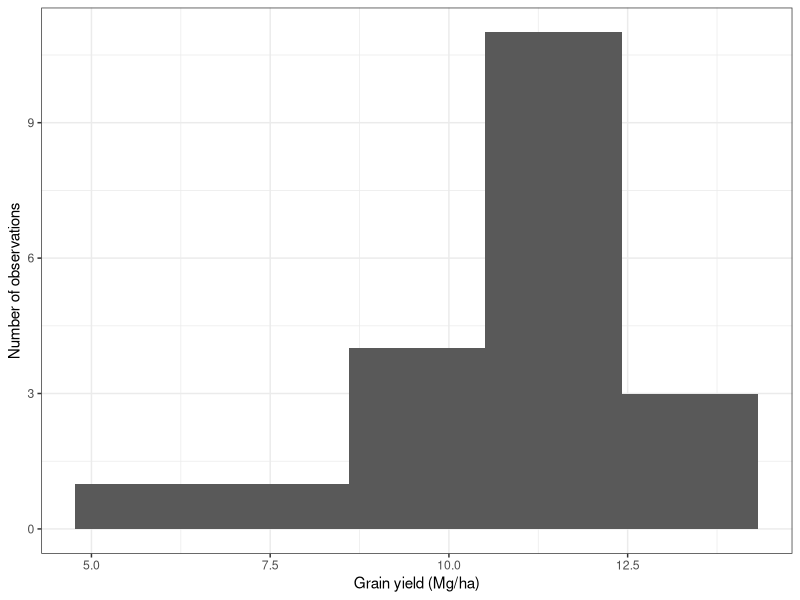
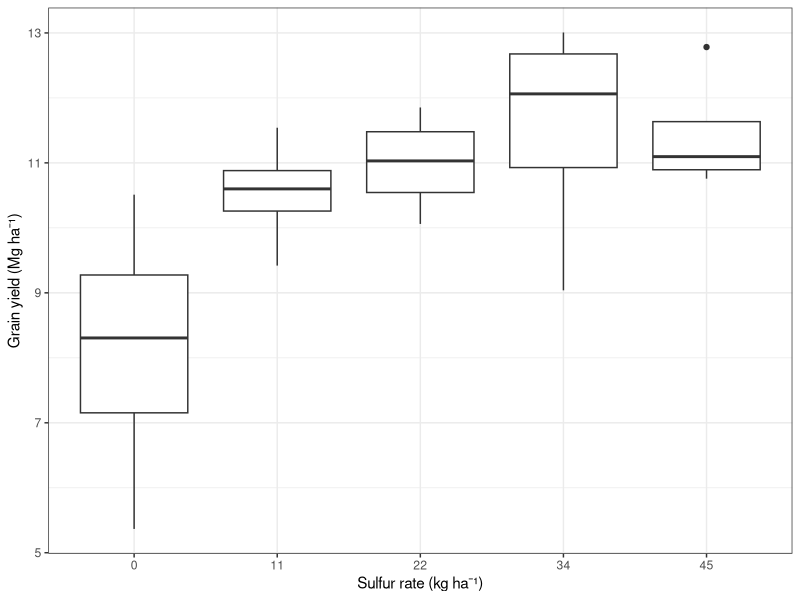
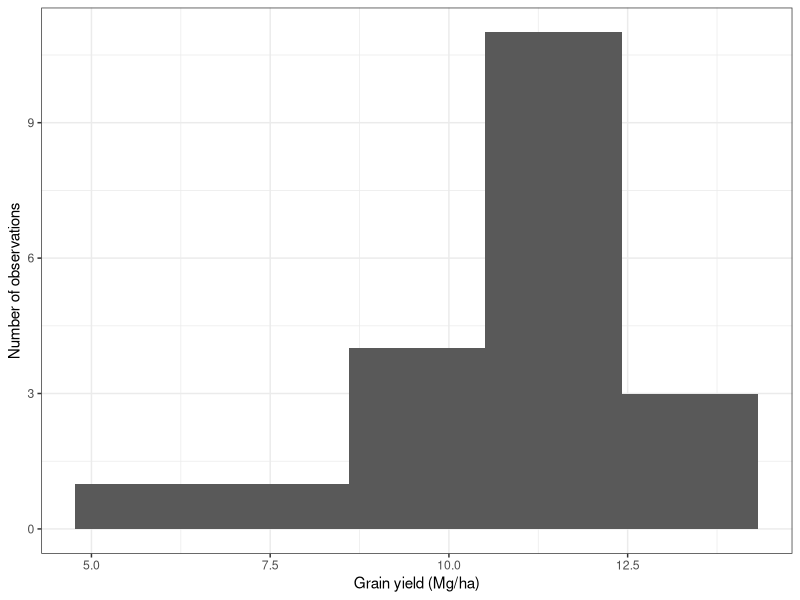
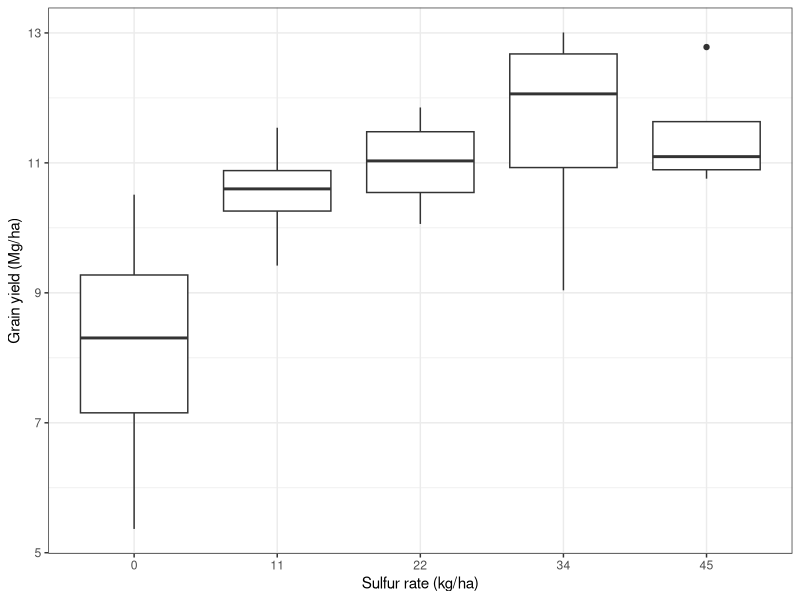

Write the R code that produced these figures, in order.
## ---- chunk 1
# Load packages for visualization and Excel files
library(ggplot2)
library(readxl)
## ---- chunk 2
# Import the data from the Excel worksheet
AllData <- read_excel(
  "Data_example.xlsx",
  sheet = "data"
)

# Check the structure and variable types
str(AllData)
## ---- chunk 3
# Display the first six rows
head(AllData)
## ---- chunk 4
# Summarize grain yield
summary(AllData$grain_yield_Mg_ha)
## ---- chunk 5
# Plot the distribution of grain yield
ggplot(
  AllData,
  aes(x = grain_yield_Mg_ha)
) +
  geom_histogram(bins = 5) +
  labs(
    x = "Grain yield (Mg/ha)",
    y = "Number of observations"
  ) +
  theme_bw()
## ---- chunk 6
# Compare grain yield distributions among sulfur rates
ggplot(
  AllData,
  aes(
    x = factor(S_rate_kg_ha),
    y = grain_yield_Mg_ha
  )
) +
  geom_boxplot() +
  labs(
    x = "Sulfur rate (kg ha⁻¹)",
    y = "Grain yield (Mg ha⁻¹)"
  ) +
  theme_bw()
## ---- chunk 7
# Summarize grain yield
summary(AllData$grain_yield_Mg_ha)
## ---- chunk 8
# Create a histogram of grain yield
ggplot(
  AllData,
  aes(x = grain_yield_Mg_ha)
) +
  geom_histogram(bins = 5) +
  labs(
    x = "Grain yield (Mg/ha)",
    y = "Number of observations"
  ) +
  theme_bw()
## ---- chunk 9
# Create a box plot by sulfur rate
ggplot(
  AllData,
  aes(
    x = factor(S_rate_kg_ha),
    y = grain_yield_Mg_ha
  )
) +
  geom_boxplot() +
  labs(
    x = "Sulfur rate (kg/ha)",
    y = "Grain yield (Mg/ha)"
  ) +
  theme_bw()
